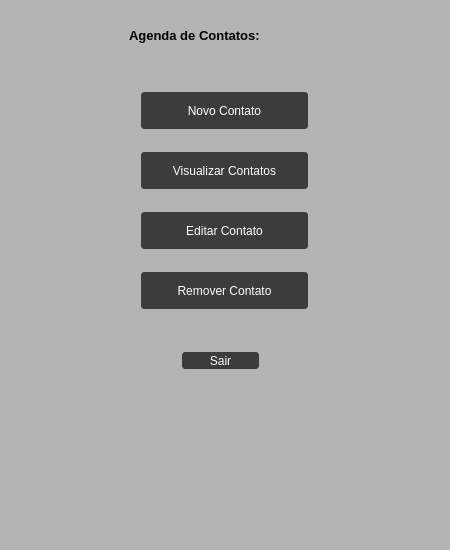
<?xml version="1.0" encoding="UTF-8"?>
<ui version="4.0">
 <class>MainWindow</class>
 <widget class="QMainWindow" name="MainWindow">
  <property name="geometry">
   <rect>
    <x>0</x>
    <y>0</y>
    <width>450</width>
    <height>550</height>
   </rect>
  </property>
  <property name="maximumSize">
   <size>
    <width>450</width>
    <height>550</height>
   </size>
  </property>
  <property name="windowTitle">
   <string>MainWindow</string>
  </property>
  <property name="styleSheet">
   <string notr="true">
QWidget{ 
	background-color: rgb(180, 180, 180);
}</string>
  </property>
  <widget class="QWidget" name="centralwidget">
   <widget class="QPushButton" name="newButton">
    <property name="geometry">
     <rect>
      <x>139</x>
      <y>90</y>
      <width>171</width>
      <height>41</height>
     </rect>
    </property>
    <property name="font">
     <font>
      <family>Segoe UI</family>
     </font>
    </property>
    <property name="styleSheet">
     <string notr="true">QPushButton {
	background-color: rgb(60, 60, 60);
	border: 2px solid rgb(180, 180, 180);
	border-radius: 5px;
	padding: 2px;
	color: rgb(255, 255, 255);
}
QPushButton:hover{
	background-color: rgb(60, 60, 60);
	border: 2px solid rgb(55, 55, 55);
}
QPushButton:pressed{
	background-color: rgb(250, 230, 0);
	border: 2px solid rgb(255, 165, 24);
}</string>
    </property>
    <property name="text">
     <string>Novo Contato</string>
    </property>
   </widget>
   <widget class="QPushButton" name="viewButton">
    <property name="geometry">
     <rect>
      <x>139</x>
      <y>150</y>
      <width>171</width>
      <height>41</height>
     </rect>
    </property>
    <property name="font">
     <font>
      <family>Segoe UI</family>
     </font>
    </property>
    <property name="styleSheet">
     <string notr="true">QPushButton {
	background-color: rgb(60, 60, 60);
	border: 2px solid rgb(180, 180, 180);
	border-radius: 5px;
	padding: 2px;
	color: rgb(255, 255, 255);
}
QPushButton:hover{
	background-color: rgb(60, 60, 60);
	border: 2px solid rgb(55, 55, 55);
}
QPushButton:pressed{
	background-color: rgb(250, 230, 0);
	border: 2px solid rgb(255, 165, 24);
}</string>
    </property>
    <property name="text">
     <string>Visualizar Contatos</string>
    </property>
   </widget>
   <widget class="QPushButton" name="editButton">
    <property name="geometry">
     <rect>
      <x>139</x>
      <y>210</y>
      <width>171</width>
      <height>41</height>
     </rect>
    </property>
    <property name="font">
     <font>
      <family>Segoe UI</family>
     </font>
    </property>
    <property name="styleSheet">
     <string notr="true">QPushButton {
	background-color: rgb(60, 60, 60);
	border: 2px solid rgb(180, 180, 180);
	border-radius: 5px;
	padding: 2px;
	color: rgb(255, 255, 255);
}
QPushButton:hover{
	background-color: rgb(60, 60, 60);
	border: 2px solid rgb(55, 55, 55);
}
QPushButton:pressed{
	background-color: rgb(250, 230, 0);
	border: 2px solid rgb(255, 165, 24);
}</string>
    </property>
    <property name="text">
     <string>Editar Contato</string>
    </property>
   </widget>
   <widget class="QPushButton" name="removeButton">
    <property name="geometry">
     <rect>
      <x>139</x>
      <y>270</y>
      <width>171</width>
      <height>41</height>
     </rect>
    </property>
    <property name="font">
     <font>
      <family>Segoe UI</family>
     </font>
    </property>
    <property name="styleSheet">
     <string notr="true">QPushButton {
	background-color: rgb(60, 60, 60);
	border: 2px solid rgb(180, 180, 180);
	border-radius: 5px;
	padding: 2px;
	color: rgb(255, 255, 255);
}
QPushButton:hover{
	background-color: rgb(60, 60, 60);
	border: 2px solid rgb(55, 55, 55);
}
QPushButton:pressed{
	background-color: rgb(250, 230, 0);
	border: 2px solid rgb(255, 165, 24);
}</string>
    </property>
    <property name="text">
     <string>Remover Contato</string>
    </property>
   </widget>
   <widget class="QPushButton" name="exitButton">
    <property name="geometry">
     <rect>
      <x>180</x>
      <y>350</y>
      <width>81</width>
      <height>21</height>
     </rect>
    </property>
    <property name="font">
     <font>
      <family>Segoe UI</family>
     </font>
    </property>
    <property name="styleSheet">
     <string notr="true">QPushButton {
	background-color: rgb(60, 60, 60);
	border: 2px solid rgb(180, 180, 180);
	border-radius: 5px;
	padding: 2px;
	color: rgb(255, 255, 255);
}
QPushButton:hover{
	background-color: rgb(60, 60, 60);
	border: 2px solid rgb(55, 55, 55);
}
QPushButton:pressed{
	background-color: rgb(250, 230, 0);
	border: 2px solid rgb(255, 165, 24);
}</string>
    </property>
    <property name="text">
     <string>Sair</string>
    </property>
   </widget>
   <widget class="QLabel" name="label">
    <property name="geometry">
     <rect>
      <x>129</x>
      <y>20</y>
      <width>191</width>
      <height>31</height>
     </rect>
    </property>
    <property name="font">
     <font>
      <pointsize>10</pointsize>
      <weight>75</weight>
      <bold>true</bold>
     </font>
    </property>
    <property name="styleSheet">
     <string notr="true"/>
    </property>
    <property name="text">
     <string>Agenda de Contatos:</string>
    </property>
   </widget>
  </widget>
  <widget class="QMenuBar" name="menubar">
   <property name="geometry">
    <rect>
     <x>0</x>
     <y>0</y>
     <width>450</width>
     <height>26</height>
    </rect>
   </property>
  </widget>
  <widget class="QStatusBar" name="statusbar"/>
 </widget>
 <resources/>
 <connections/>
</ui>
